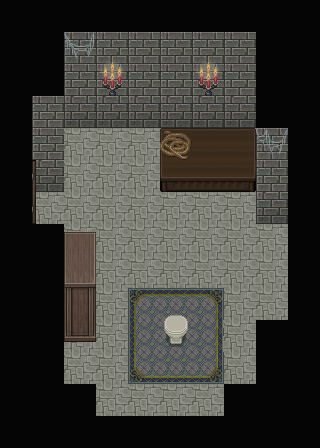

Tiled map render using the project's own tile images. Description and the whole map definition, tile-layer contents included, below:
An orthogonal 10x14 tile map with 32x32 px tiles, 12 tile layers (壁周り, 床, 壁, 棚, ...), 10 tilesets.

<map version="1.10" tiledversion="1.11.2" orientation="orthogonal" renderorder="right-down" width="10" height="14" tilewidth="32" tileheight="32" infinite="0" nextlayerid="16" nextobjectid="1">
 <tileset firstgid="1" source="black.tsx" />
 <tileset firstgid="2" source="ModernI-A501.tsx" />
 <tileset firstgid="130" source="Ruin-F.tsx" />
 <tileset firstgid="386" source="BlackMagic02.tsx" />
 <tileset firstgid="434" source="Inside-CastleTown-C.tsx" />
 <tileset firstgid="690" source="EuropeanI-A201-1.tsx" />
 <tileset firstgid="744" source="ST-Toilet-I01.tsx" />
 <tileset firstgid="1088" source="Inside-CastleTown-B.tsx" />
 <tileset firstgid="1344" source="Inside-Town-D.tsx" />
 <tileset firstgid="1600" source="Door.tsx" />
 <layer id="4" name="壁周り" width="10" height="14" locked="1">
  <data encoding="csv">
2147483649,2147483649,2147483649,2147483649,2147483649,2147483649,2147483649,2147483649,2147483649,2147483649,
2147483649,2147483649,0,0,0,0,0,0,2147483649,2147483649,
2147483649,2147483649,0,0,0,0,0,0,2147483649,2147483649,
2147483649,0,0,0,0,0,0,0,2147483649,2147483649,
2147483649,0,0,0,0,0,0,0,0,2147483649,
2147483649,0,0,0,0,0,0,0,0,2147483649,
2147483649,0,0,0,0,0,0,0,0,2147483649,
2147483649,2147483649,0,0,0,0,0,0,0,2147483649,
2147483649,2147483649,0,0,0,0,0,0,0,2147483649,
2147483649,2147483649,0,0,0,0,0,0,0,2147483649,
2147483649,2147483649,0,0,0,0,0,0,2147483649,2147483649,
2147483649,2147483649,0,0,0,0,0,0,2147483649,2147483649,
2147483649,2147483649,2147483649,0,0,0,0,2147483649,2147483649,2147483649,
2147483649,2147483649,2147483649,2147483649,2147483649,2147483649,2147483649,2147483649,2147483649,2147483649
</data>
 </layer>
 <layer id="5" name="床" width="10" height="14" locked="1">
  <data encoding="csv">
0,0,0,0,0,0,0,0,0,0,
0,0,0,0,0,0,0,0,0,0,
0,0,0,0,0,0,0,0,0,0,
0,0,0,0,0,0,0,0,0,0,
0,0,2147483912,2147483912,2147483912,2147483912,2147483912,2147483912,0,0,
0,0,2147483912,2147483912,2147483912,2147483912,2147483912,2147483912,0,0,
0,2147483912,2147483912,2147483912,2147483912,2147483912,2147483912,2147483912,0,0,
0,0,2147483912,2147483912,2147483912,2147483912,2147483912,2147483912,2147483912,0,
0,0,2147483912,2147483912,2147483912,2147483912,2147483912,2147483912,2147483912,0,
0,0,2147483912,2147483912,2147483912,2147483912,2147483912,2147483912,2147483912,0,
0,0,2147483912,2147483912,2147483912,2147483912,2147483912,2147483912,0,0,
0,0,2147483912,2147483912,2147483912,2147483912,2147483912,2147483912,0,0,
0,0,0,2147483912,2147483912,2147483912,2147483912,0,0,0,
0,0,0,0,0,0,0,0,0,0
</data>
 </layer>
 <layer id="2" name="壁" width="10" height="14" locked="1">
  <data encoding="csv">
0,0,0,0,0,0,0,0,0,0,
0,0,226,226,226,226,226,226,0,0,
0,0,226,226,226,226,226,226,0,0,
0,226,242,242,242,242,242,242,0,0,
0,226,0,0,0,0,0,0,226,0,
0,242,0,0,0,0,0,0,226,0,
0,0,0,0,0,0,0,0,242,0,
0,0,0,0,0,0,0,0,0,0,
0,0,0,0,0,0,0,0,0,0,
0,0,0,0,0,0,0,0,0,0,
0,0,0,0,0,0,0,0,0,0,
0,0,0,0,0,0,0,0,0,0,
0,0,0,0,0,0,0,0,0,0,
0,0,0,0,0,0,0,0,0,0
</data>
 </layer>
 <layer id="9" name="棚" width="10" height="14" locked="1">
  <data encoding="csv">
0,0,0,0,0,0,0,0,0,0,
0,0,0,0,0,0,0,0,0,0,
0,0,0,0,0,0,0,0,0,0,
0,0,0,0,0,0,0,0,0,0,
0,0,0,0,0,0,0,0,0,0,
0,0,0,0,0,0,0,0,0,0,
0,0,0,0,0,0,0,0,0,0,
0,0,633,0,0,0,0,0,0,0,
0,0,649,0,0,0,0,0,0,0,
0,0,665,0,0,0,0,0,0,0,
0,0,681,0,0,0,0,0,0,0,
0,0,0,0,0,0,0,0,0,0,
0,0,0,0,0,0,0,0,0,0,
0,0,0,0,0,0,0,0,0,0
</data>
 </layer>
 <layer id="10" name="机" width="10" height="14" locked="1">
  <data encoding="csv">
0,0,0,0,0,0,0,0,0,0,
0,0,0,0,0,0,0,0,0,0,
0,0,0,0,0,0,0,0,0,0,
0,0,0,0,0,0,0,0,0,0,
0,0,0,0,0,708,709,710,0,0,
0,0,0,0,0,702,703,704,0,0,
0,0,0,0,0,0,0,0,0,0,
0,0,0,0,0,0,0,0,0,0,
0,0,0,0,0,0,0,0,0,0,
0,0,0,0,0,0,0,0,0,0,
0,0,0,0,0,0,0,0,0,0,
0,0,0,0,0,0,0,0,0,0,
0,0,0,0,0,0,0,0,0,0,
0,0,0,0,0,0,0,0,0,0
</data>
 </layer>
 <layer id="12" name="マット" width="10" height="14" locked="1">
  <data encoding="csv">
0,0,0,0,0,0,0,0,0,0,
0,0,0,0,0,0,0,0,0,0,
0,0,0,0,0,0,0,0,0,0,
0,0,0,0,0,0,0,0,0,0,
0,0,0,0,0,0,0,0,0,0,
0,0,0,0,0,0,0,0,0,0,
0,0,0,0,0,0,0,0,0,0,
0,0,0,0,0,0,0,0,0,0,
0,0,0,0,0,0,0,0,0,0,
0,0,0,0,711,712,713,0,0,0,
0,0,0,0,717,718,719,0,0,0,
0,0,0,0,723,724,725,0,0,0,
0,0,0,0,0,0,0,0,0,0,
0,0,0,0,0,0,0,0,0,0
</data>
 </layer>
 <layer id="11" name="トイレ" width="10" height="14" locked="1">
  <data encoding="csv">
0,0,0,0,0,0,0,0,0,0,
0,0,0,0,0,0,0,0,0,0,
0,0,0,0,0,0,0,0,0,0,
0,0,0,0,0,0,0,0,0,0,
0,0,0,0,0,0,0,0,0,0,
0,0,0,0,0,0,0,0,0,0,
0,0,0,0,0,0,0,0,0,0,
0,0,0,0,0,0,0,0,0,0,
0,0,0,0,0,0,0,0,0,0,
0,0,0,0,0,812,0,0,0,0,
0,0,0,0,0,820,0,0,0,0,
0,0,0,0,0,0,0,0,0,0,
0,0,0,0,0,0,0,0,0,0,
0,0,0,0,0,0,0,0,0,0
</data>
 </layer>
 <layer id="14" name="ロープ(at" width="10" height="14" locked="1">
  <data encoding="csv">
0,0,0,0,0,0,0,0,0,0,
0,0,0,0,0,0,0,0,0,0,
0,0,0,0,0,0,0,0,0,0,
0,0,0,0,0,0,0,0,0,0,
0,0,0,0,0,1573,0,0,0,0,
0,0,0,0,0,0,0,0,0,0,
0,0,0,0,0,0,0,0,0,0,
0,0,0,0,0,0,0,0,0,0,
0,0,0,0,0,0,0,0,0,0,
0,0,0,0,0,0,0,0,0,0,
0,0,0,0,0,0,0,0,0,0,
0,0,0,0,0,0,0,0,0,0,
0,0,0,0,0,0,0,0,0,0,
0,0,0,0,0,0,0,0,0,0
</data>
 </layer>
 <layer id="8" name="蜘蛛の巣" width="10" height="14" locked="1">
  <data encoding="csv">
0,0,0,0,0,0,0,0,0,0,
0,0,133,0,0,0,0,0,0,0,
0,0,0,0,0,0,0,0,0,0,
0,0,0,0,0,0,0,0,0,0,
0,0,0,0,0,0,0,0,134,0,
0,0,0,0,0,0,0,0,0,0,
0,0,0,0,0,0,0,0,0,0,
0,0,0,0,0,0,0,0,0,0,
0,0,0,0,0,0,0,0,0,0,
0,0,0,0,0,0,0,0,0,0,
0,0,0,0,0,0,0,0,0,0,
0,0,0,0,0,0,0,0,0,0,
0,0,0,0,0,0,0,0,0,0,
0,0,0,0,0,0,0,0,0,0
</data>
 </layer>
 <layer id="15" name="ドア" width="10" height="14" locked="1">
  <data encoding="csv">
0,0,0,0,0,0,0,0,0,0,
0,0,0,0,0,0,0,0,0,0,
0,0,0,0,0,0,0,0,0,0,
0,0,0,0,0,0,0,0,0,0,
0,0,0,0,0,0,0,0,0,0,
0,1602,0,0,0,0,0,0,0,0,
0,1605,0,0,0,0,0,0,0,0,
0,0,0,0,0,0,0,0,0,0,
0,0,0,0,0,0,0,0,0,0,
0,0,0,0,0,0,0,0,0,0,
0,0,0,0,0,0,0,0,0,0,
0,0,0,0,0,0,0,0,0,0,
0,0,0,0,0,0,0,0,0,0,
0,0,0,0,0,0,0,0,0,0
</data>
 </layer>
 <layer id="7" name="明かり" width="10" height="14" locked="1">
  <data encoding="csv">
0,0,0,0,0,0,0,0,0,0,
0,0,0,426,0,0,426,0,0,0,
0,0,0,432,0,0,432,0,0,0,
0,0,0,0,0,0,0,0,0,0,
0,0,0,0,0,0,0,0,0,0,
0,0,0,0,0,0,0,0,0,0,
0,0,0,0,0,0,0,0,0,0,
0,0,0,0,0,0,0,0,0,0,
0,0,0,0,0,0,0,0,0,0,
0,0,0,0,0,0,0,0,0,0,
0,0,0,0,0,0,0,0,0,0,
0,0,0,0,0,0,0,0,0,0,
0,0,0,0,0,0,0,0,0,0,
0,0,0,0,0,0,0,0,0,0
</data>
 </layer>
 <layer id="6" name="影" width="10" height="14" locked="1" opacity="0.23">
  <data encoding="csv">
118,118,118,118,118,118,118,118,118,118,
118,118,118,118,118,118,118,118,118,118,
118,118,118,118,118,118,118,118,118,118,
118,118,118,118,118,118,118,118,118,118,
118,118,118,118,118,118,118,118,118,118,
118,118,118,118,118,118,118,118,118,118,
118,118,118,118,118,118,118,118,118,118,
118,118,118,118,118,118,118,118,118,118,
118,118,118,118,118,118,118,118,118,118,
118,118,118,118,118,118,118,118,118,118,
118,118,118,118,118,118,118,118,118,118,
118,118,118,118,118,118,118,118,118,118,
118,118,118,118,118,118,118,118,118,118,
118,118,118,118,118,118,118,118,118,118
</data>
 </layer>
</map>
